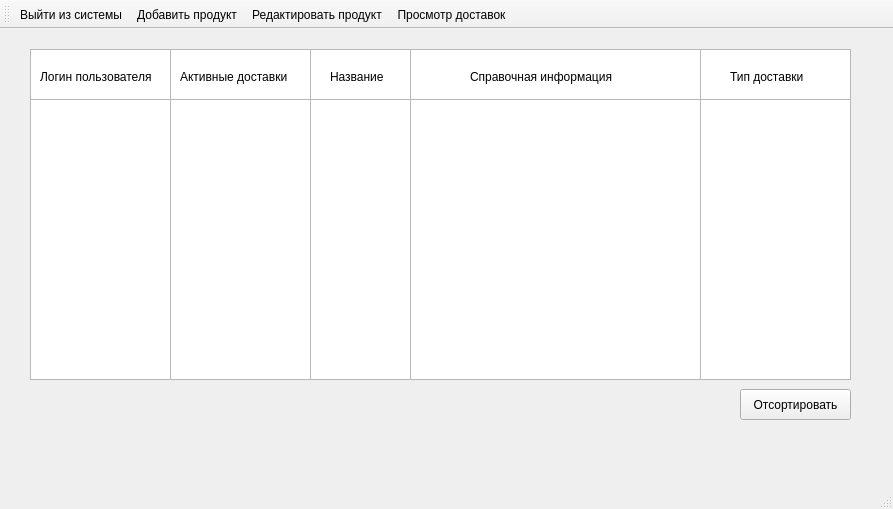
<?xml version="1.0" encoding="UTF-8"?>
<ui version="4.0">
 <class>WorkerActiveDelivery</class>
 <widget class="QMainWindow" name="WorkerActiveDelivery">
  <property name="geometry">
   <rect>
    <x>0</x>
    <y>0</y>
    <width>893</width>
    <height>509</height>
   </rect>
  </property>
  <property name="windowTitle">
   <string>MainWindow</string>
  </property>
  <widget class="QWidget" name="centralwidget">
   <widget class="QLabel" name="label_6">
    <property name="geometry">
     <rect>
      <x>40</x>
      <y>40</y>
      <width>131</width>
      <height>16</height>
     </rect>
    </property>
    <property name="text">
     <string>Логин пользователя</string>
    </property>
   </widget>
   <widget class="QColumnView" name="columnView_6">
    <property name="geometry">
     <rect>
      <x>310</x>
      <y>20</y>
      <width>101</width>
      <height>51</height>
     </rect>
    </property>
   </widget>
   <widget class="QLabel" name="label_4">
    <property name="geometry">
     <rect>
      <x>180</x>
      <y>40</y>
      <width>141</width>
      <height>16</height>
     </rect>
    </property>
    <property name="text">
     <string>Активные доставки</string>
    </property>
   </widget>
   <widget class="QLabel" name="label_3">
    <property name="geometry">
     <rect>
      <x>470</x>
      <y>40</y>
      <width>151</width>
      <height>16</height>
     </rect>
    </property>
    <property name="text">
     <string>Справочная информация</string>
    </property>
   </widget>
   <widget class="QColumnView" name="columnView_5">
    <property name="geometry">
     <rect>
      <x>410</x>
      <y>20</y>
      <width>291</width>
      <height>51</height>
     </rect>
    </property>
   </widget>
   <widget class="QColumnView" name="columnView_8">
    <property name="geometry">
     <rect>
      <x>700</x>
      <y>20</y>
      <width>151</width>
      <height>51</height>
     </rect>
    </property>
   </widget>
   <widget class="QColumnView" name="columnView">
    <property name="geometry">
     <rect>
      <x>170</x>
      <y>20</y>
      <width>141</width>
      <height>331</height>
     </rect>
    </property>
   </widget>
   <widget class="QLabel" name="label_5">
    <property name="geometry">
     <rect>
      <x>730</x>
      <y>40</y>
      <width>101</width>
      <height>16</height>
     </rect>
    </property>
    <property name="text">
     <string>Тип доставки</string>
    </property>
   </widget>
   <widget class="QPushButton" name="pushButton">
    <property name="geometry">
     <rect>
      <x>740</x>
      <y>360</y>
      <width>111</width>
      <height>31</height>
     </rect>
    </property>
    <property name="text">
     <string>Отсортировать</string>
    </property>
   </widget>
   <widget class="QColumnView" name="columnView_4">
    <property name="geometry">
     <rect>
      <x>170</x>
      <y>20</y>
      <width>141</width>
      <height>51</height>
     </rect>
    </property>
   </widget>
   <widget class="QLabel" name="label_2">
    <property name="geometry">
     <rect>
      <x>330</x>
      <y>40</y>
      <width>61</width>
      <height>16</height>
     </rect>
    </property>
    <property name="text">
     <string>Название</string>
    </property>
   </widget>
   <widget class="QColumnView" name="columnView_2">
    <property name="geometry">
     <rect>
      <x>410</x>
      <y>20</y>
      <width>291</width>
      <height>331</height>
     </rect>
    </property>
   </widget>
   <widget class="QColumnView" name="columnView_10">
    <property name="geometry">
     <rect>
      <x>30</x>
      <y>20</y>
      <width>141</width>
      <height>51</height>
     </rect>
    </property>
   </widget>
   <widget class="QColumnView" name="columnView_9">
    <property name="geometry">
     <rect>
      <x>30</x>
      <y>20</y>
      <width>141</width>
      <height>331</height>
     </rect>
    </property>
   </widget>
   <widget class="QTableWidget" name="tableWidget">
    <property name="geometry">
     <rect>
      <x>40</x>
      <y>20</y>
      <width>661</width>
      <height>331</height>
     </rect>
    </property>
   </widget>
   <widget class="QColumnView" name="columnView_3">
    <property name="geometry">
     <rect>
      <x>310</x>
      <y>20</y>
      <width>101</width>
      <height>331</height>
     </rect>
    </property>
   </widget>
   <widget class="QColumnView" name="columnView_7">
    <property name="geometry">
     <rect>
      <x>700</x>
      <y>20</y>
      <width>151</width>
      <height>331</height>
     </rect>
    </property>
   </widget>
   <zorder>tableWidget</zorder>
   <zorder>columnView_7</zorder>
   <zorder>columnView_2</zorder>
   <zorder>columnView_5</zorder>
   <zorder>columnView_3</zorder>
   <zorder>columnView_9</zorder>
   <zorder>columnView_10</zorder>
   <zorder>label_6</zorder>
   <zorder>columnView_6</zorder>
   <zorder>label_3</zorder>
   <zorder>columnView_8</zorder>
   <zorder>columnView</zorder>
   <zorder>label_5</zorder>
   <zorder>pushButton</zorder>
   <zorder>label_2</zorder>
   <zorder>columnView_4</zorder>
   <zorder>label_4</zorder>
  </widget>
  <widget class="QMenuBar" name="menubar">
   <property name="geometry">
    <rect>
     <x>0</x>
     <y>0</y>
     <width>893</width>
     <height>37</height>
    </rect>
   </property>
  </widget>
  <widget class="QStatusBar" name="statusbar"/>
  <widget class="QToolBar" name="toolBar">
   <property name="windowTitle">
    <string>toolBar</string>
   </property>
   <attribute name="toolBarArea">
    <enum>TopToolBarArea</enum>
   </attribute>
   <attribute name="toolBarBreak">
    <bool>false</bool>
   </attribute>
   <addaction name="action_1"/>
   <addaction name="action_2"/>
   <addaction name="action_3"/>
   <addaction name="action_4"/>
  </widget>
  <action name="action_1">
   <property name="text">
    <string>Выйти из системы</string>
   </property>
   <property name="shortcut">
    <string>Esc</string>
   </property>
   <property name="menuRole">
    <enum>QAction::NoRole</enum>
   </property>
  </action>
  <action name="action_2">
   <property name="text">
    <string>Добавить продукт</string>
   </property>
   <property name="menuRole">
    <enum>QAction::NoRole</enum>
   </property>
  </action>
  <action name="action_3">
   <property name="text">
    <string>Редактировать продукт</string>
   </property>
   <property name="menuRole">
    <enum>QAction::NoRole</enum>
   </property>
  </action>
  <action name="action_4">
   <property name="text">
    <string>Просмотр доставок</string>
   </property>
   <property name="menuRole">
    <enum>QAction::NoRole</enum>
   </property>
  </action>
 </widget>
 <resources/>
 <connections/>
</ui>
